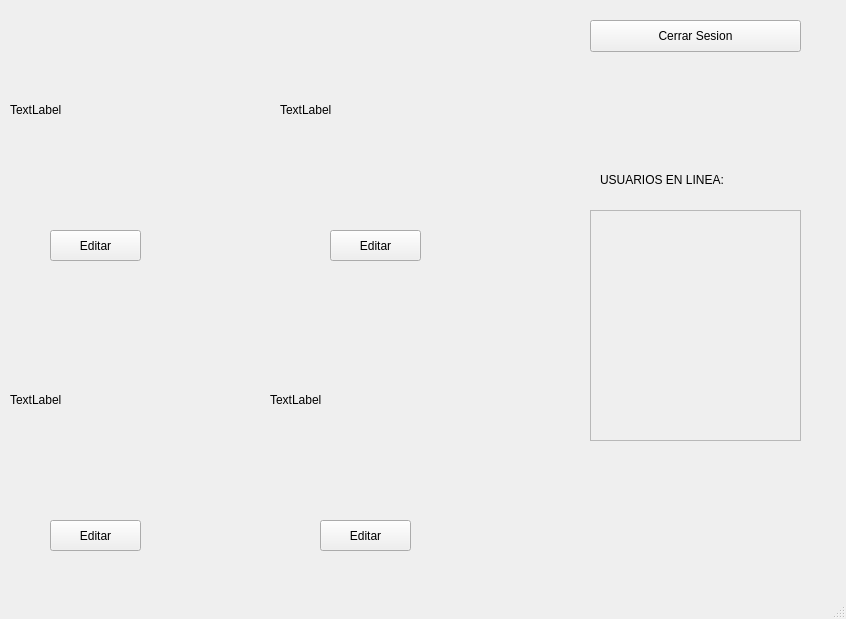
<?xml version="1.0" encoding="UTF-8"?>
<ui version="4.0">
 <class>DashBoard</class>
 <widget class="QMainWindow" name="DashBoard">
  <property name="geometry">
   <rect>
    <x>0</x>
    <y>0</y>
    <width>846</width>
    <height>619</height>
   </rect>
  </property>
  <property name="windowTitle">
   <string>MainWindow</string>
  </property>
  <widget class="QWidget" name="centralwidget">
   <widget class="QPushButton" name="editar1">
    <property name="geometry">
     <rect>
      <x>50</x>
      <y>230</y>
      <width>91</width>
      <height>31</height>
     </rect>
    </property>
    <property name="text">
     <string>Editar</string>
    </property>
   </widget>
   <widget class="QPushButton" name="editar2">
    <property name="geometry">
     <rect>
      <x>330</x>
      <y>230</y>
      <width>91</width>
      <height>31</height>
     </rect>
    </property>
    <property name="text">
     <string>Editar</string>
    </property>
   </widget>
   <widget class="QPushButton" name="editar3">
    <property name="geometry">
     <rect>
      <x>50</x>
      <y>520</y>
      <width>91</width>
      <height>31</height>
     </rect>
    </property>
    <property name="text">
     <string>Editar</string>
    </property>
   </widget>
   <widget class="QPushButton" name="editar4">
    <property name="geometry">
     <rect>
      <x>320</x>
      <y>520</y>
      <width>91</width>
      <height>31</height>
     </rect>
    </property>
    <property name="text">
     <string>Editar</string>
    </property>
   </widget>
   <widget class="QPushButton" name="cerrar">
    <property name="geometry">
     <rect>
      <x>590</x>
      <y>20</y>
      <width>211</width>
      <height>32</height>
     </rect>
    </property>
    <property name="text">
     <string>Cerrar Sesion</string>
    </property>
   </widget>
   <widget class="QLabel" name="foto1">
    <property name="geometry">
     <rect>
      <x>10</x>
      <y>0</y>
      <width>200</width>
      <height>220</height>
     </rect>
    </property>
    <property name="text">
     <string>TextLabel</string>
    </property>
   </widget>
   <widget class="QLabel" name="foto2">
    <property name="geometry">
     <rect>
      <x>280</x>
      <y>0</y>
      <width>200</width>
      <height>220</height>
     </rect>
    </property>
    <property name="text">
     <string>TextLabel</string>
    </property>
   </widget>
   <widget class="QLabel" name="foto4">
    <property name="geometry">
     <rect>
      <x>270</x>
      <y>290</y>
      <width>200</width>
      <height>220</height>
     </rect>
    </property>
    <property name="text">
     <string>TextLabel</string>
    </property>
   </widget>
   <widget class="QLabel" name="foto3">
    <property name="geometry">
     <rect>
      <x>10</x>
      <y>290</y>
      <width>200</width>
      <height>220</height>
     </rect>
    </property>
    <property name="text">
     <string>TextLabel</string>
    </property>
   </widget>
   <widget class="QLabel" name="label">
    <property name="geometry">
     <rect>
      <x>600</x>
      <y>150</y>
      <width>199</width>
      <height>59</height>
     </rect>
    </property>
    <property name="text">
     <string>USUARIOS EN LINEA:</string>
    </property>
   </widget>
   <widget class="QScrollArea" name="activos">
    <property name="geometry">
     <rect>
      <x>590</x>
      <y>210</y>
      <width>211</width>
      <height>231</height>
     </rect>
    </property>
    <property name="widgetResizable">
     <bool>true</bool>
    </property>
    <widget class="QWidget" name="scrollAreaWidgetContents">
     <property name="geometry">
      <rect>
       <x>0</x>
       <y>0</y>
       <width>209</width>
       <height>229</height>
      </rect>
     </property>
    </widget>
   </widget>
  </widget>
  <widget class="QMenuBar" name="menubar">
   <property name="geometry">
    <rect>
     <x>0</x>
     <y>0</y>
     <width>846</width>
     <height>22</height>
    </rect>
   </property>
  </widget>
  <widget class="QStatusBar" name="statusbar"/>
 </widget>
 <resources/>
 <connections/>
</ui>
